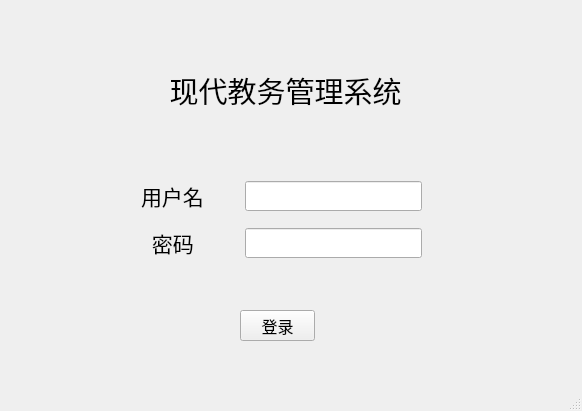
<?xml version="1.0" encoding="UTF-8"?>
<ui version="4.0">
 <class>MainWindow</class>
 <widget class="QMainWindow" name="MainWindow">
  <property name="geometry">
   <rect>
    <x>0</x>
    <y>0</y>
    <width>582</width>
    <height>411</height>
   </rect>
  </property>
  <property name="sizePolicy">
   <sizepolicy hsizetype="Fixed" vsizetype="Fixed">
    <horstretch>0</horstretch>
    <verstretch>0</verstretch>
   </sizepolicy>
  </property>
  <property name="maximumSize">
   <size>
    <width>582</width>
    <height>411</height>
   </size>
  </property>
  <property name="windowTitle">
   <string>MainWindow</string>
  </property>
  <property name="whatsThis">
   <string>&lt;html&gt;&lt;head/&gt;&lt;body&gt;&lt;p&gt;MainWindow&lt;/p&gt;&lt;p&gt;&lt;br/&gt;&lt;/p&gt;&lt;/body&gt;&lt;/html&gt;</string>
  </property>
  <widget class="QWidget" name="centralwidget">
   <widget class="QLabel" name="label">
    <property name="geometry">
     <rect>
      <x>170</x>
      <y>60</y>
      <width>231</width>
      <height>61</height>
     </rect>
    </property>
    <property name="font">
     <font>
      <family>微软雅黑</family>
      <pointsize>22</pointsize>
     </font>
    </property>
    <property name="text">
     <string>现代教务管理系统</string>
    </property>
    <property name="alignment">
     <set>Qt::AlignCenter</set>
    </property>
   </widget>
   <widget class="QWidget" name="gridLayoutWidget">
    <property name="geometry">
     <rect>
      <x>130</x>
      <y>160</y>
      <width>303</width>
      <height>121</height>
     </rect>
    </property>
    <layout class="QGridLayout" name="gridLayout">
     <item row="0" column="1">
      <spacer name="horizontalSpacer">
       <property name="orientation">
        <enum>Qt::Horizontal</enum>
       </property>
       <property name="sizeType">
        <enum>QSizePolicy::Preferred</enum>
       </property>
       <property name="sizeHint" stdset="0">
        <size>
         <width>35</width>
         <height>20</height>
        </size>
       </property>
      </spacer>
     </item>
     <item row="1" column="2">
      <widget class="QLineEdit" name="pwd">
       <property name="minimumSize">
        <size>
         <width>0</width>
         <height>30</height>
        </size>
       </property>
       <property name="echoMode">
        <enum>QLineEdit::Password</enum>
       </property>
      </widget>
     </item>
     <item row="1" column="1">
      <spacer name="horizontalSpacer_2">
       <property name="orientation">
        <enum>Qt::Horizontal</enum>
       </property>
       <property name="sizeType">
        <enum>QSizePolicy::Preferred</enum>
       </property>
       <property name="sizeHint" stdset="0">
        <size>
         <width>35</width>
         <height>20</height>
        </size>
       </property>
      </spacer>
     </item>
     <item row="0" column="0">
      <widget class="QLabel" name="label_2">
       <property name="font">
        <font>
         <family>微软雅黑</family>
         <pointsize>16</pointsize>
        </font>
       </property>
       <property name="text">
        <string>用户名</string>
       </property>
      </widget>
     </item>
     <item row="1" column="0">
      <widget class="QLabel" name="label_3">
       <property name="font">
        <font>
         <family>微软雅黑</family>
         <pointsize>16</pointsize>
        </font>
       </property>
       <property name="text">
        <string>  密码</string>
       </property>
      </widget>
     </item>
     <item row="0" column="2">
      <widget class="QLineEdit" name="userName">
       <property name="minimumSize">
        <size>
         <width>0</width>
         <height>30</height>
        </size>
       </property>
       <property name="frame">
        <bool>true</bool>
       </property>
      </widget>
     </item>
    </layout>
   </widget>
   <widget class="QPushButton" name="loginbtn">
    <property name="geometry">
     <rect>
      <x>240</x>
      <y>310</y>
      <width>75</width>
      <height>31</height>
     </rect>
    </property>
    <property name="font">
     <font>
      <family>微软雅黑</family>
      <pointsize>12</pointsize>
     </font>
    </property>
    <property name="text">
     <string>登录</string>
    </property>
   </widget>
  </widget>
  <widget class="QStatusBar" name="statusBar"/>
 </widget>
 <layoutdefault spacing="6" margin="11"/>
 <tabstops>
  <tabstop>userName</tabstop>
  <tabstop>pwd</tabstop>
  <tabstop>loginbtn</tabstop>
 </tabstops>
 <resources/>
 <connections/>
</ui>
